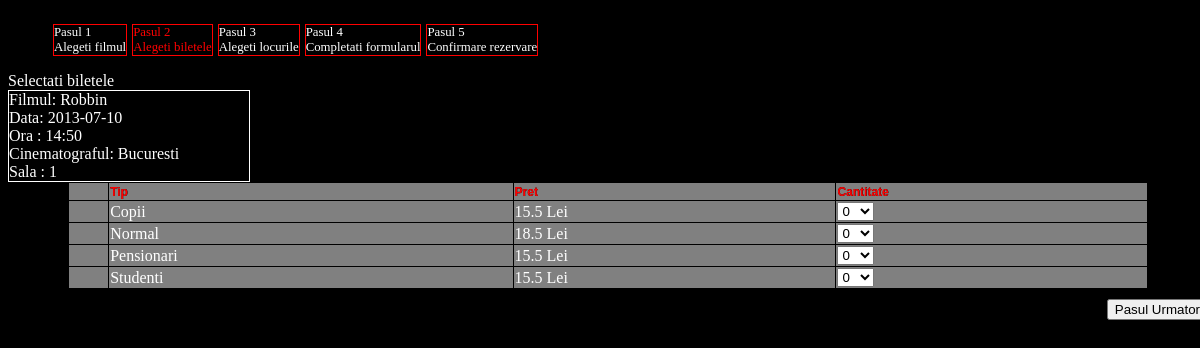
/ReservationPage.php?idProgram=2, run on an earlier commit of the app's database.
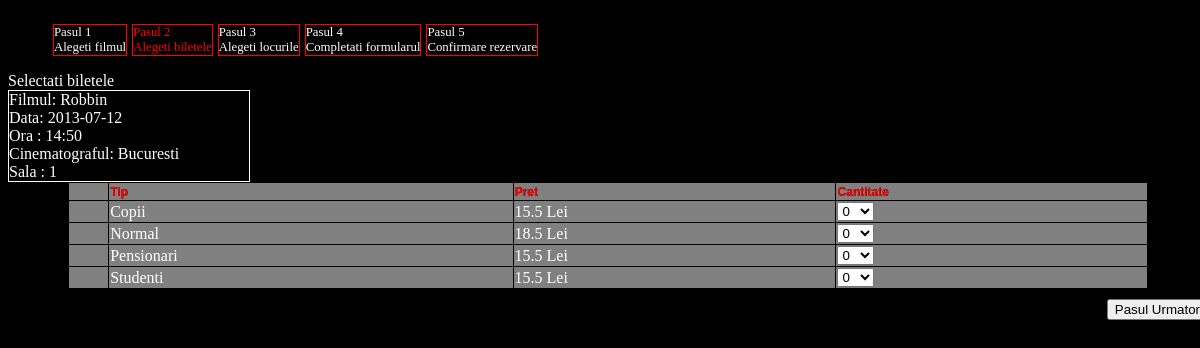
And on a later commit of the database.
### tables this page shows
CREATE TABLE `program` (
  `idProgram` int(11) NOT NULL AUTO_INCREMENT,
  `idFilm` int(11) NOT NULL,
  `idCinema` int(11) NOT NULL,
  `data` date DEFAULT NULL,
  `ora` varchar(20) DEFAULT NULL,
  `idSala` int(11) NOT NULL,
  PRIMARY KEY (`idProgram`),
  KEY `idFilm` (`idFilm`),
  KEY `idCinema` (`idCinema`),
  KEY `program_ibfk_3` (`idSala`),
  CONSTRAINT `program_ibfk_1` FOREIGN KEY (`idFilm`) REFERENCES `filme` (`idFilm`) ON DELETE CASCADE ON UPDATE CASCADE,
  CONSTRAINT `program_ibfk_2` FOREIGN KEY (`idCinema`) REFERENCES `cinema` (`idCinema`) ON DELETE CASCADE ON UPDATE CASCADE,
  CONSTRAINT `program_ibfk_3` FOREIGN KEY (`idSala`) REFERENCES `sali` (`idSala`) ON DELETE CASCADE ON UPDATE CASCADE
);

CREATE TABLE `filme` (
  `idFilm` int(11) NOT NULL AUTO_INCREMENT,
  `titlu` varchar(40) NOT NULL,
  `an` int(11) NOT NULL,
  `timp_desf` int(11) NOT NULL,
  `descriere` text NOT NULL,
  `regia` varchar(30) DEFAULT NULL,
  `imagine` varchar(50) DEFAULT NULL,
  `roluri_principale` varchar(100) DEFAULT NULL,
  `idGen` int(11) DEFAULT NULL,
  PRIMARY KEY (`idFilm`),
  KEY `idGen` (`idGen`),
  CONSTRAINT `gen_film_ibfk_1` FOREIGN KEY (`idGen`) REFERENCES `gen_film` (`id`) ON DELETE CASCADE ON UPDATE CASCADE
);

CREATE TABLE `cinema` (
  `idCinema` int(11) NOT NULL AUTO_INCREMENT,
  `nume` varchar(20) DEFAULT NULL,
  PRIMARY KEY (`idCinema`)
);

CREATE TABLE `sali` (
  `idSala` int(11) NOT NULL AUTO_INCREMENT,
  `nr_sala` int(11) NOT NULL,
  `idTip` int(11) NOT NULL,
  PRIMARY KEY (`idSala`),
  KEY `idTip` (`idTip`),
  CONSTRAINT `sali_ibfk_1` FOREIGN KEY (`idTip`) REFERENCES `tip_sala` (`id`) ON DELETE CASCADE ON UPDATE CASCADE
);

### ReservationPage.php (the view, shortened to what this page needs)
<?php
    $query = "
                SELECT tip, pret FROM reduceri order by tip
                ";
    $rez = mysql_query($query);
    $rezervare = detalii_rezervare();
	function detalii_rezervare(){
		$idProgram=$_GET['idProgram'];
		$query="
                select
		            f.titlu, p.data, p.ora, c.nume, s.nr_sala
                from program p, filme f, cinema c, sali s
                where p.idFilm=f.idFilm
                and c.idCinema=p.idCinema
                and p.idSala=s.idSala
                and p.idProgram='$idProgram'
                ";
		$result=mysql_query($query);
        $row = mysql_fetch_object($result);
        $rezervare = new Rezervare();
        $rezervare->idProgram = $idProgram;
        $rezervare->film = $row->titlu;
        $rezervare->cinema = $row->nume;
        $rezervare->data = $row->data;
        $rezervare->ora=$row->ora;
        $rezervare->sala=$row->nr_sala;
        return $rezervare;
    }
?>
<html>
<head>
<link href="reservation.css" rel="stylesheet" type="text/css"/>
</head>
<body>
	<div id="content">
	<table cellspacing="0" cellpadding="0" style="width:100%; border-width:0px;">
			<tr>
				<td>
						<table width="100%" cellspacing="0" cellpadding="0" border="0">
								<tr>
                                    <td valign="top" align="left">
                                        <ul style="float:left; list-style-type: none;">
                                            <li>Pasul 1</br>  Alegeti filmul</li>
                                            <li style="color:red;">Pasul 2 </br>  Alegeti biletele</li>
                                            <li>Pasul 3 </br> Alegeti locurile</li>
                                            <li>Pasul 4 </br> Completati formularul</li>
                                            <li>Pasul 5 </br>  Confirmare rezervare</li>
                                        </ul>
                                   </td>
								</tr>
								<tr>
									<td align="left">
									<span >Selectati biletele</span>
									</td>
								</tr>
								<tr>
									<td align="left">
										<div id="results">
                                           <span>Filmul: <?= $rezervare->film;?></span><br/>
                                            <span> Data: <?= $rezervare->data;?></span></br>
                                            <span>Ora : <?= $rezervare->ora;?></span></br>
                                            <span>Cinematograful: <?= $rezervare->cinema;?></span></br>
                                            <span>Sala : <?= $rezervare->sala ?></span>
										</div>
									</td>
								</tr>
						</table>
				</td>
			</tr>
			<tr>
				<td align="left">
				<p>
					<table style="width:90%; border: 1px solid black; border-collapse:collapse; background-color:gray; color:white; margin:0 auto;"  >
							<tr style=" font-size: 12px; text-shadow: 0.01em 0.01em 0.01em #000000;">
								<th style="border: 1px solid black;">
								</th>
								<th style=" border: 1px solid black;color: red;font-family: Verdana,Arial,Helvetica,sans-serif;text-shadow: 0.01em 0.01em 0.01em #000000;text-align:left;" >
									Tip
								</th>
								<th style=" border: 1px solid black;color: red;font-family: Verdana,Arial,Helvetica,sans-serif;text-shadow: 0.01em 0.01em 0.01em #000000;text-align:left;" >
									Pret
								</th>
								<th style=" border: 1px solid black;color: red;font-family: Verdana,Arial,Helvetica,sans-serif;text-shadow: 0.01em 0.01em 0.01em #000000;text-align:left;" >
									Cantitate
						   		</th>
				            </tr>
                            <?php
                                $idx = 0;
                                while($row = mysql_fetch_array($rez)) :
                            ?>
							<tr>
								<td style="border: 1px solid black;">&nbsp;</td>
								<td id="tip1" style="border: 1px solid black;">
								<span ><?= $row['tip'] ?></span>
								</td>
								<td id="pret1" style="border: 1px solid black;">
								<span ><?= $row['pret']?> Lei</span>
								</td>
								<td style="border: 1px solid black;">
								<select id="redurecere_<?= ++$idx ?>"  class="numbers">
                                        <option value="0">0</option>
								</select>
								</td>
							</tr>
                            <?php endwhile; ?>
					</table>
					</p>
				</td>
			</tr>
			<tr >
				<td align="right" style="padding-top:10px;">
					<input type="submit" id="next" value="Pasul Urmator"/>
				</td>
			</tr>
	</table>
	</div>
</body>
</html>

What changed in the data, as far as the page shows it:
changed program "Robbin": data "2013-07-10" → "2013-07-12"
